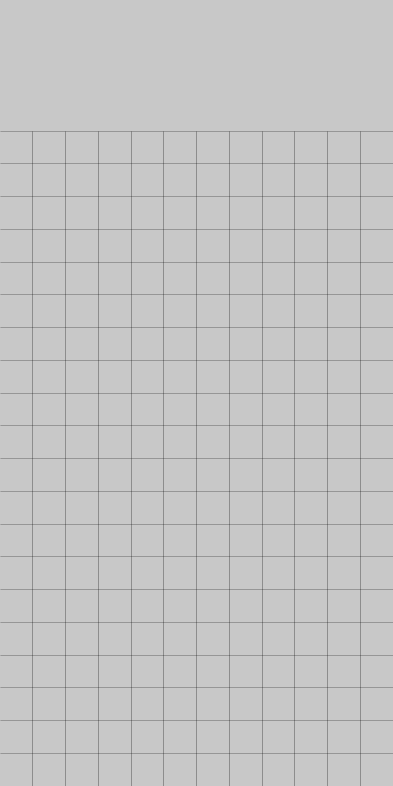
Frame 1 (no input)
Frame 60 (the mouse pressed at the canvas centre just before this capture): identical to frame 1, image omitted
Frame 120 (the mouse held since frame 60 and released just before this capture): identical to frame 1, image omitted

The Processing sketch that drew this single still picture (run headless with seeded random() and noise(); from frame 60 on, the mouse is pressed at the canvas centre):

// Processing sketch: Tetris
// ── Tetris.pde
final color[] colors = {#ff0000, #ffa500, #ffff00, #008000, #0000ff,
                        #4b0082, #ee82ee};
final boolean[][][] shapes = {};

float len;
int n = 12;
int m = 20;

void setup(){
  size(393, 786);
  len = ((float) width)/n;
}

void draw(){
  background(200);
  translate(0, height);
  scale(1, -1);
  stroke(0);
  strokeWeight(0.3);
  for (int i = 0; i < n; i++){
    line((i+1)*len, 0, (i+1)*len, m*len);
  }
  for (int i = 0; i < m; i++){
    line(0, (i+1)*len, n*len, (i+1)*len);
  }
}

// ── Node.pde
class Node{
  int x, y;
  int mx, my;
  
  Node(){
    
  }
}
